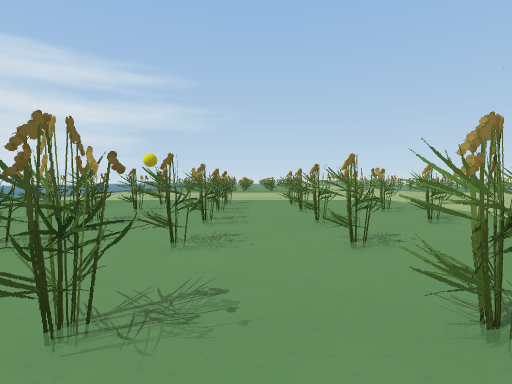
view 1 (above)

15 first-person views from a walk through a 3-D level made in the Unity game engine. The camera is 0.54 m above the floor, tilts 2° down and sees 80° across. The floor is counted in squares, 1 m on a side. Each view is taken from the middle of a square. On the plan, view 1 faces up. The plan holds only what a view shows up to about 9 squares ahead; the rest is blank. The place goes on beyond the plan.

view 2
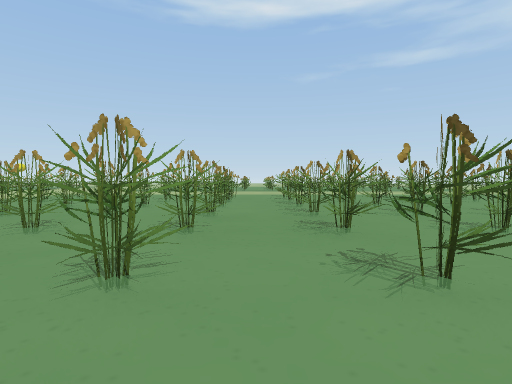

view 3
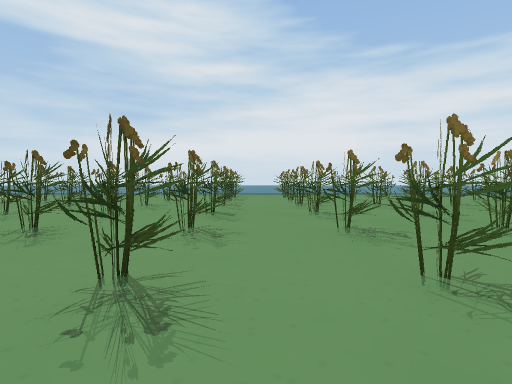

view 4
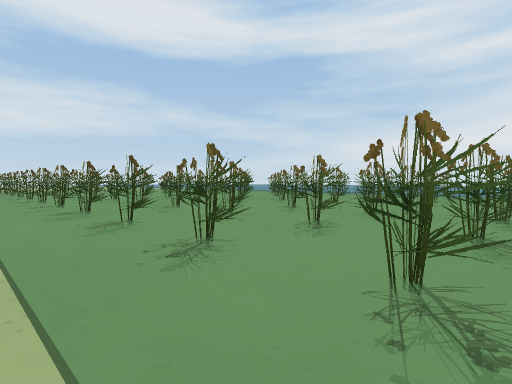

view 5
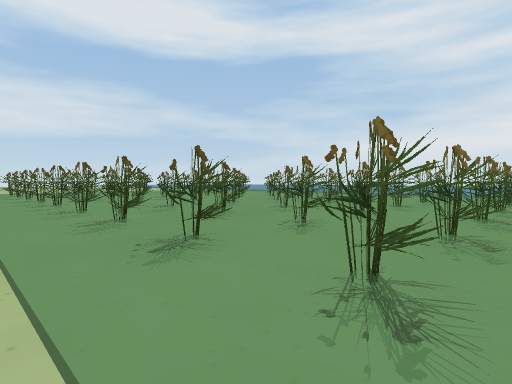

view 6
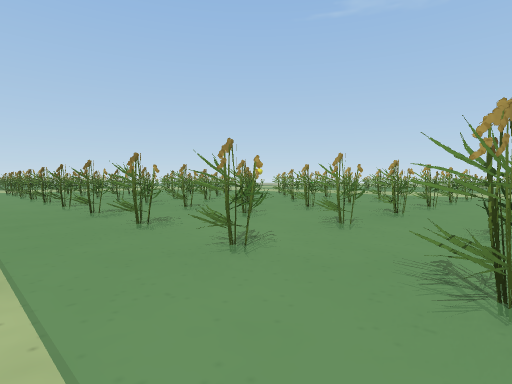

view 7
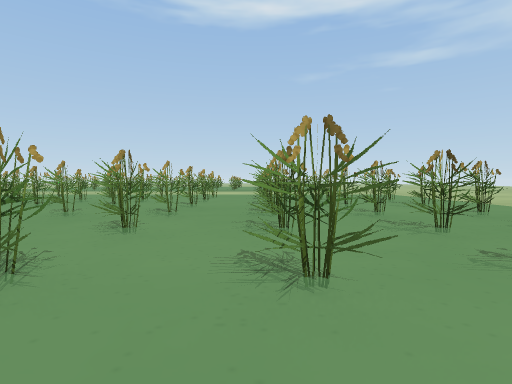

view 8
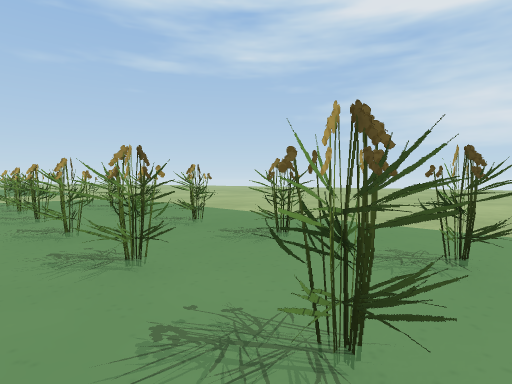

view 9
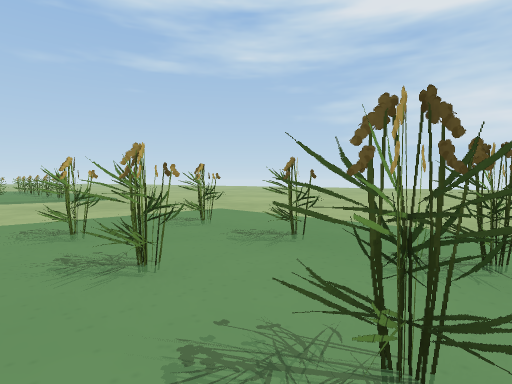

view 10
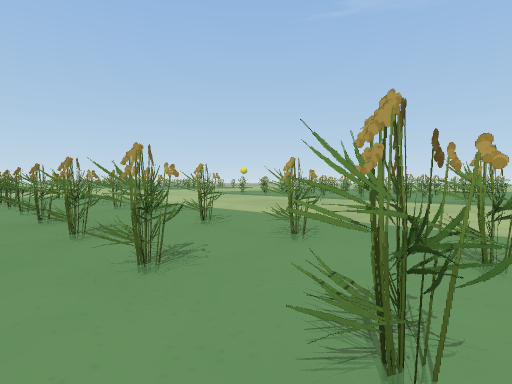

view 11
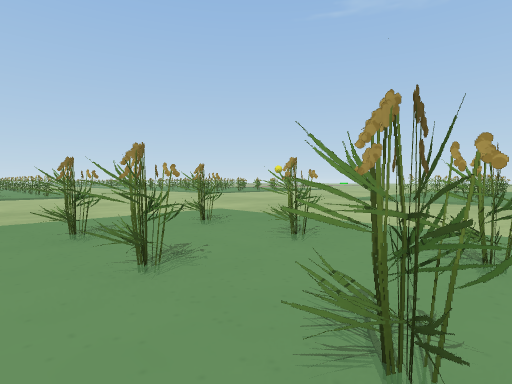

view 12
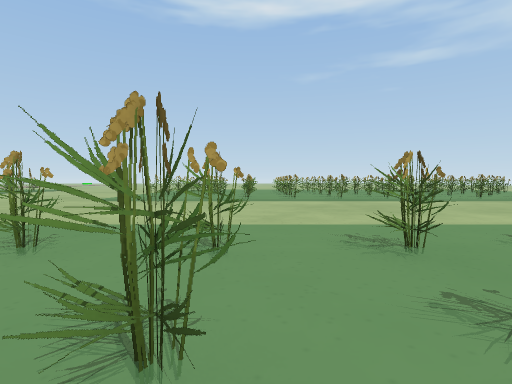

view 13
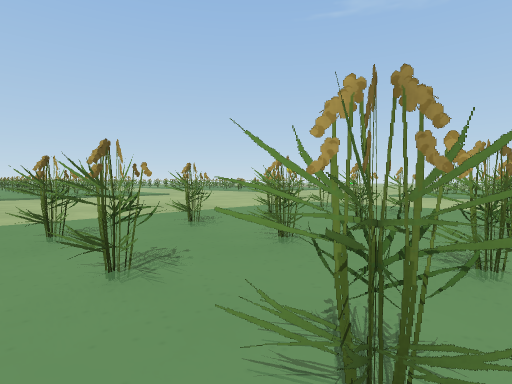

view 14
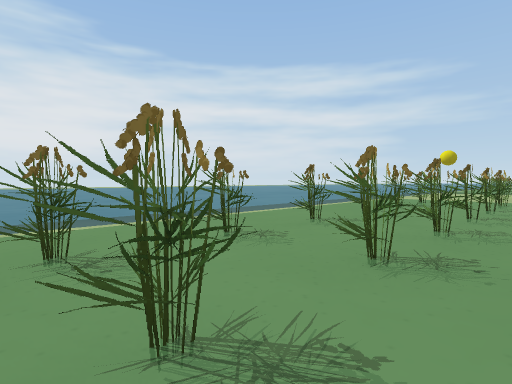

view 15
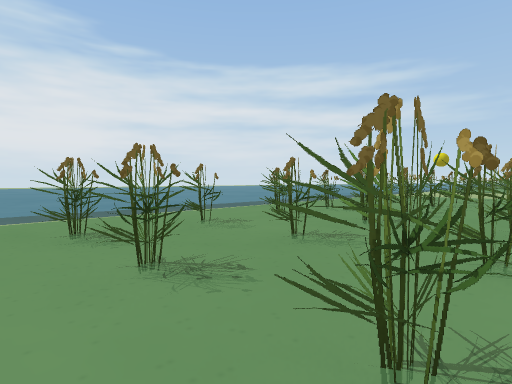

### Floor plan
Key: @ floor where view 1 was taken; # wall or solid block; . main floor; : floor 0.05 m higher than the main floor; + floor 0.1 m higher than the main floor; / step, stairs or slope.
Columns run from 8 left of view 1 to 11 right of it. Each row starts with its distance up from view 1.
 15       .. ..
 14       .. ..
 13       ......
 12       ........
 11       ......... ..
 10       ............
  9   ///////////..../
  8   #:/:##:###/....
  7 +/:##:##:###/..../:
  6 +//##:##:###/....//#
  5 +/::::::::::/..../::
  4 +/###:##:###/..../
  3 +/###:##:###/..../
  2 +/::::::::::/..../
  1 +/###:##:###/..../
  0 +/###:##@###/..../
 -1 +/:##:##:###/..../:
 -2 +//##:##:###/....//#
 -3  /::::::::::/..../::
 -4  /###:##:###/.
 -5  /###:##:###
 -6  /::::::::::/
 -7  /###:##:###/..../#
 -8   ###:##:###/..../

Positions as (right, up) in squares from view 1, and headings:
1: (0, 0), facing up
2: (-7, 2), facing right
3: (4, -3), facing left
4: (4, 8), facing down-left
5: (4, 5), facing down-left
6: (-7, -7), facing up-right
7: (-7, -5), facing right
8: (-6, -6), facing down-right
9: (-1, -6), facing down-right
10: (0, -4), facing up-right
11: (0, 4), facing up-right
12: (0, 4), facing right
13: (-3, 4), facing up-right
14: (-3, -1), facing up-left
15: (-2, -3), facing up-left
